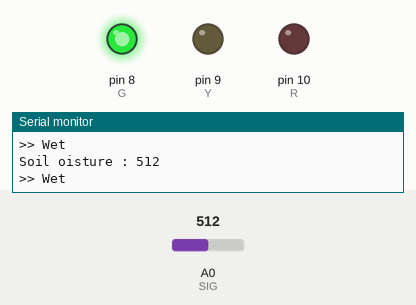
Recording of a sketch running on a simulated Arduino Uno, built with avr-gcc and run on an emulated ATmega328P. Parts: output pins drawn as LEDs (lit = HIGH), the last lines printed to the serial monitor. Inputs (shaded band) come from the test bench; at power-on: A0 (SIG) = 512.

Above: at 1.3 s.
1.4 s: A0 (SIG) set to 410
2.9 s: A0 (SIG) set to 384
At 3.6 s:
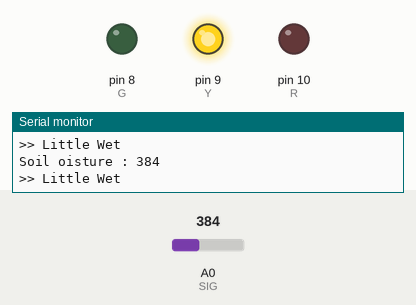
4.5 s: A0 (SIG) set to 107
6.0 s: A0 (SIG) set to 89
At 7.2 s:
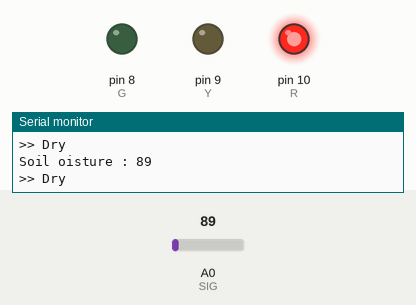
7.5 s: A0 (SIG) set to 110
At 8.4 s:
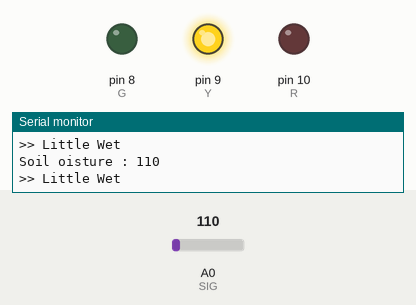
9.0 s: A0 (SIG) set to 90
At 9.6 s:
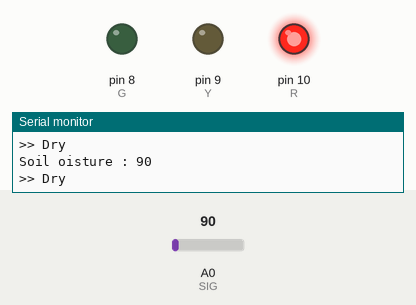
Timing chart, 0 to 11.5 s (numbered marks = the images above; inputs shaded):
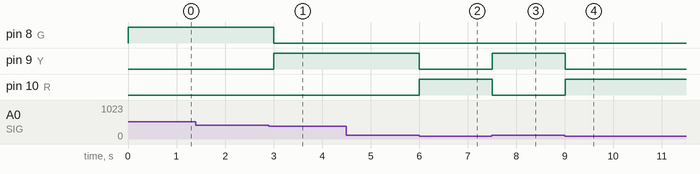

The sketch:

soil_moisture_cemser.ino
```cpp
// C++ code
//
int SIG = A0;
int G = 8;
int Y =9;
int R=10;

void setup()
{
  pinMode(G,OUTPUT);
  pinMode(Y,OUTPUT);
  pinMode(R,OUTPUT);
  Serial.begin(9600);
}


void loop()
{
  int moisture = analogRead(SIG);
  Serial.print("Soil oisture : ");
  Serial.println(moisture);

  digitalWrite(G, LOW);
  digitalWrite(Y, LOW);
  digitalWrite(R, LOW);

  if(moisture <100){
  	digitalWrite(R,HIGH);
    Serial.println(">> Dry");
  }
  else if(moisture<400){
  	digitalWrite(Y,HIGH);
    Serial.println(">> Little Wet");
  }
  else {
  	digitalWrite(G,HIGH);
    Serial.println(">> Wet");
  }
	delay(500);

}
```

Measured:
- the behaviour switches between 400 and 399 on A0 (SIG) (found by bisection; images 0 and 1)
- the behaviour switches between 100 and 99 on A0 (SIG) (found by bisection; images 1 and 2)
- after the input at 2.9 s, pin 8 (G): HIGH → LOW after 0.10 s; pin 9 (Y): LOW → HIGH after 0.10 s
- after the input at 6.0 s, pin 9 (Y): HIGH → LOW at once; pin 10 (R): LOW → HIGH at once
- after the input at 7.5 s, pin 9 (Y): LOW → HIGH at once; pin 10 (R): HIGH → LOW at once
- after the input at 9.0 s, pin 9 (Y): HIGH → LOW at once; pin 10 (R): LOW → HIGH at once
